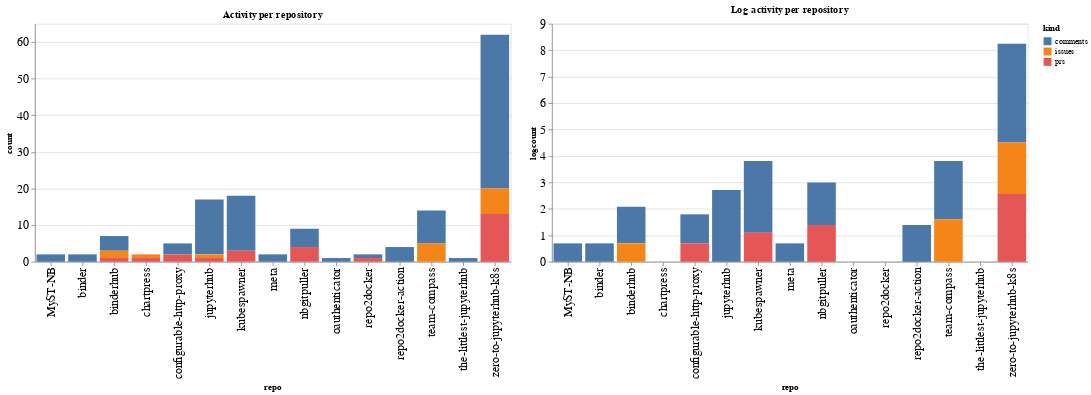

Notebook cell for this chart:
### Code cell
ch1 = alt.Chart(repo_summaries, width=600, title="Activity per repository").mark_bar().encode(
    x='repo',
    y='count',
    color='kind',
    tooltip="kind"
)

ch2 = alt.Chart(repo_summaries, width=600, title="Log activity per repository").mark_bar().encode(
    x='repo',
    y='logcount',
    color='kind',
    tooltip="kind"
)

ch1 | ch2

### Figure 1 — Vega-Lite specification as saved in the notebook (floating-point values rounded to 4 significant figures)
{"config": {"axisLeft": {"labelFontSize": 15}, "axisBottom": {"labelFontSize": 15}}, "hconcat": [{"mark": "bar", "encoding": {"color": {"type": "nominal", "field": "kind"}, "tooltip": {"type": "nominal", "field": "kind"}, "x": {"type": "nominal", "field": "repo"}, "y": {"type": "quantitative", "field": "count"}}, "title": "Activity per repository", "width": 600}, {"mark": "bar", "encoding": {"color": {"type": "nominal", "field": "kind"}, "tooltip": {"type": "nominal", "field": "kind"}, "x": {"type": "nominal", "field": "repo"}, "y": {"type": "quantitative", "field": "logcount"}}, "title": "Log activity per repository", "width": 600}], "data": {"name": "data-d60e983f68a52caf34c7870bae1d38b8"}, "$schema": "https://vega.github.io/schema/vega-lite/v4.8.1.json", "datasets": {"data-d60e983f68a52caf34c7870bae1d38b8": [{"repo": "MyST-NB", "kind": "comments", "count": 2, "logcount": 0.6931}, {"repo": "binder", "kind": "comments", "count": 2, "logcount": 0.6931}, {"repo": "binderhub", "kind": "comments", "count": 4, "logcount": 1.386}, {"repo": "binderhub", "kind": "issues", "count": 2, "logcount": 0.6931}, {"repo": "binderhub", "kind": "prs", "count": 1, "logcount": 0.0}, {"repo": "chartpress", "kind": "issues", "count": 1, "logcount": 0.0}, {"repo": "chartpress", "kind": "prs", "count": 1, "logcount": 0.0}, {"repo": "configurable-http-proxy", "kind": "comments", "count": 3, "logcount": 1.099}, {"repo": "configurable-http-proxy", "kind": "prs", "count": 2, "logcount": 0.6931}, {"repo": "jupyterhub", "kind": "comments", "count": 15, "logcount": 2.708}, {"repo": "jupyterhub", "kind": "issues", "count": 1, "logcount": 0.0}, {"repo": "jupyterhub", "kind": "prs", "count": 1, "logcount": 0.0}, {"repo": "kubespawner", "kind": "comments", "count": 15, "logcount": 2.708}, {"repo": "kubespawner", "kind": "prs", "count": 3, "logcount": 1.099}, {"repo": "meta", "kind": "comments", "count": 2, "logcount": 0.6931}, {"repo": "nbgitpuller", "kind": "comments", "count": 5, "logcount": 1.609}, {"repo": "nbgitpuller", "kind": "prs", "count": 4, "logcount": 1.386}, {"repo": "oauthenticator", "kind": "comments", "count": 1, "logcount": 0.0}, {"repo": "repo2docker", "kind": "comments", "count": 1, "logcount": 0.0}, {"repo": "repo2docker", "kind": "prs", "count": 1, "logcount": 0.0}, {"repo": "repo2docker-action", "kind": "comments", "count": 4, "logcount": 1.386}, {"repo": "team-compass", "kind": "comments", "count": 9, "logcount": 2.197}, {"repo": "team-compass", "kind": "issues", "count": 5, "logcount": 1.609}, {"repo": "the-littlest-jupyterhub", "kind": "comments", "count": 1, "logcount": 0.0}, {"repo": "zero-to-jupyterhub-k8s", "kind": "comments", "count": 42, "logcount": 3.738}, {"repo": "zero-to-jupyterhub-k8s", "kind": "issues", "count": 7, "logcount": 1.946}, {"repo": "zero-to-jupyterhub-k8s", "kind": "prs", "count": 13, "logcount": 2.565}]}}
